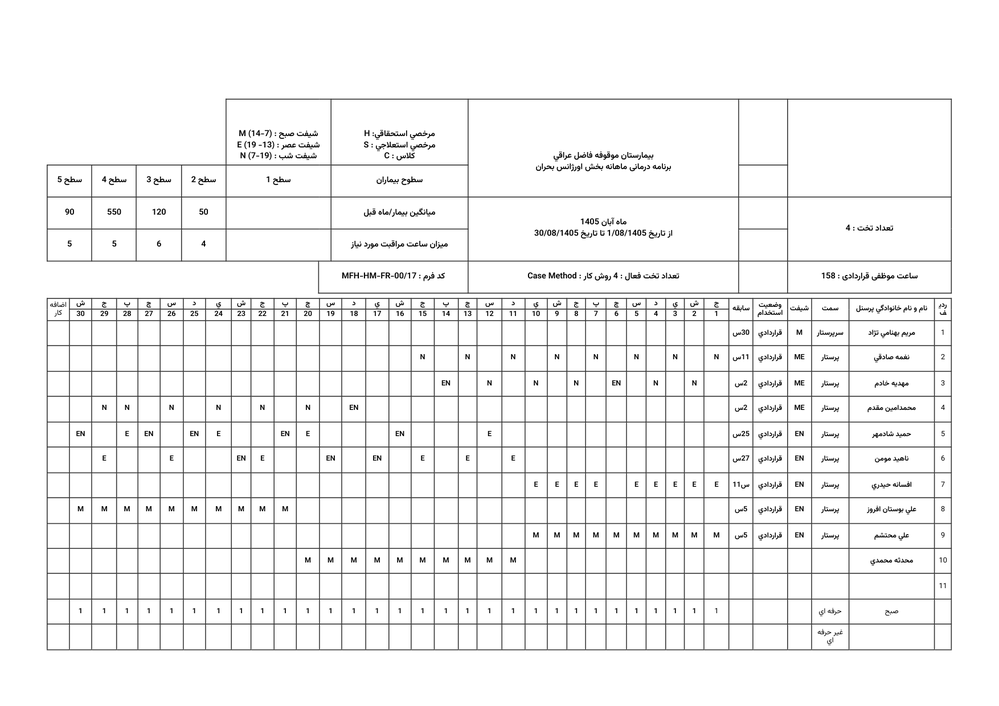
#> input picture deliverables/تصویر-اورژانس-بحران-صفحه-1.png, 999 x 706 px, shrunk from 1754 x 1240 before the run
$ python ruler.py '../deliverables/تصویر-اورژانس-بحران-صفحه-1.png' '../deliverables/تصویر-اورژانس-بحران-صفحه-2.png'
#> lines starting #> are read from the running program, lines starting #| are printed output that depends on the picture
from PIL import Image, ImageDraw
import sys

src, out = sys.argv[1], sys.argv[2]
im = Image.open(src).convert('RGB')
#> im is the input picture: PIL image 999x706 RGB; min 0, max 255, mean 242.7
d = ImageDraw.Draw(im)
w, h = im.size
#> w = 999; h = 706
for x in range(0, w, 50):
    d.line([(x, 0), (x, h)], fill=(255, 0, 0), width=1)
    d.text((x + 2, 2), str(x), fill=(255, 0, 0))
for y in range(0, h, 50):
    d.line([(0, y), (w, y)], fill=(0, 128, 255), width=1)
    d.text((2, y + 1), str(y), fill=(0, 128, 255))
im.save(out)
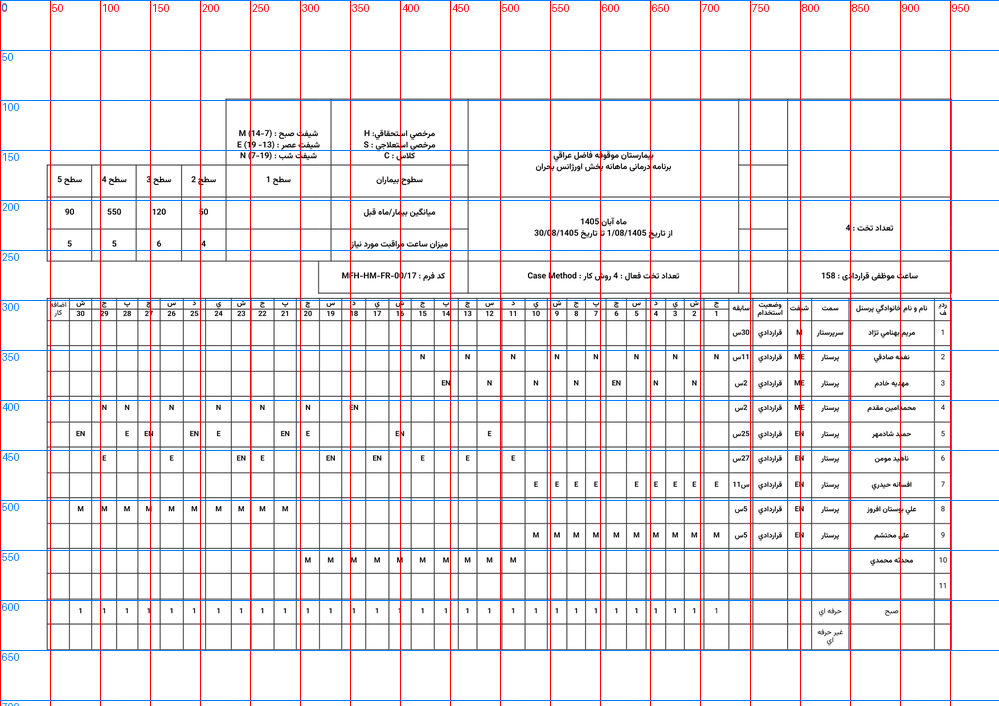
#> saved as تصویر-اورژانس-بحران-صفحه-2.png: PIL image 999x706 RGB; mean R, G, B 237.5, 235, 237.8
print(out, im.size)
#| ../deliverables/تصویر-اورژانس-بحران-صفحه-2.png (999, 706)

$ run again, on deliverables/تصویر-کد-۵۵-صفحه-1.png
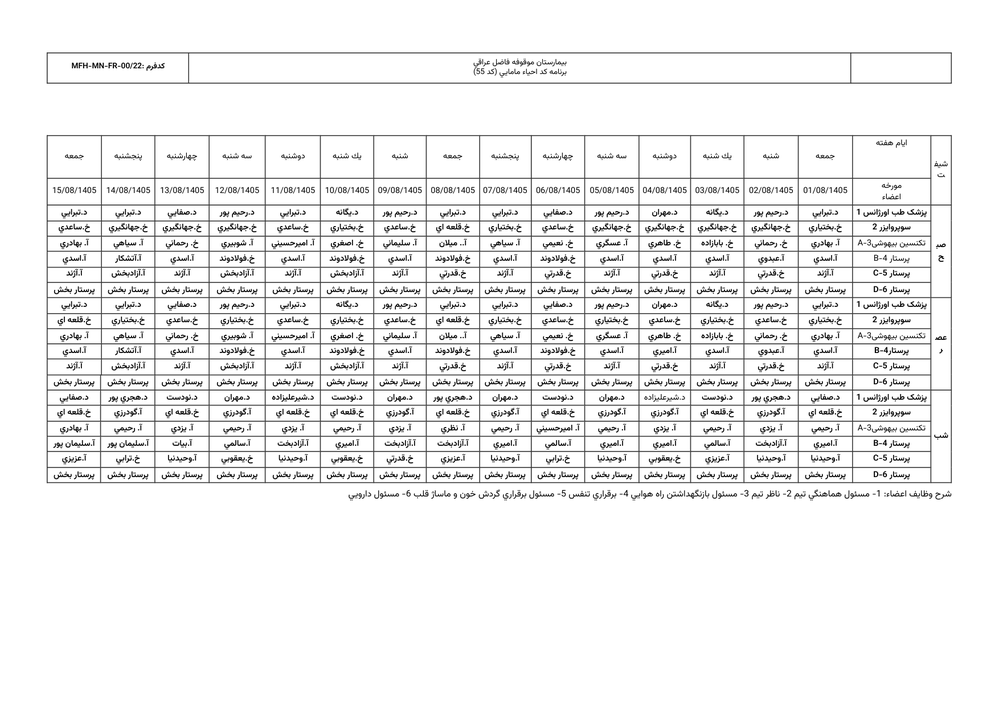
#> input picture deliverables/تصویر-کد-۵۵-صفحه-1.png, 999 x 706 px, shrunk from 1754 x 1240 before the run
#> im is the input picture: PIL image 999x706 RGB; min 0, max 255, mean 239.3
#> `im.save(out)`:
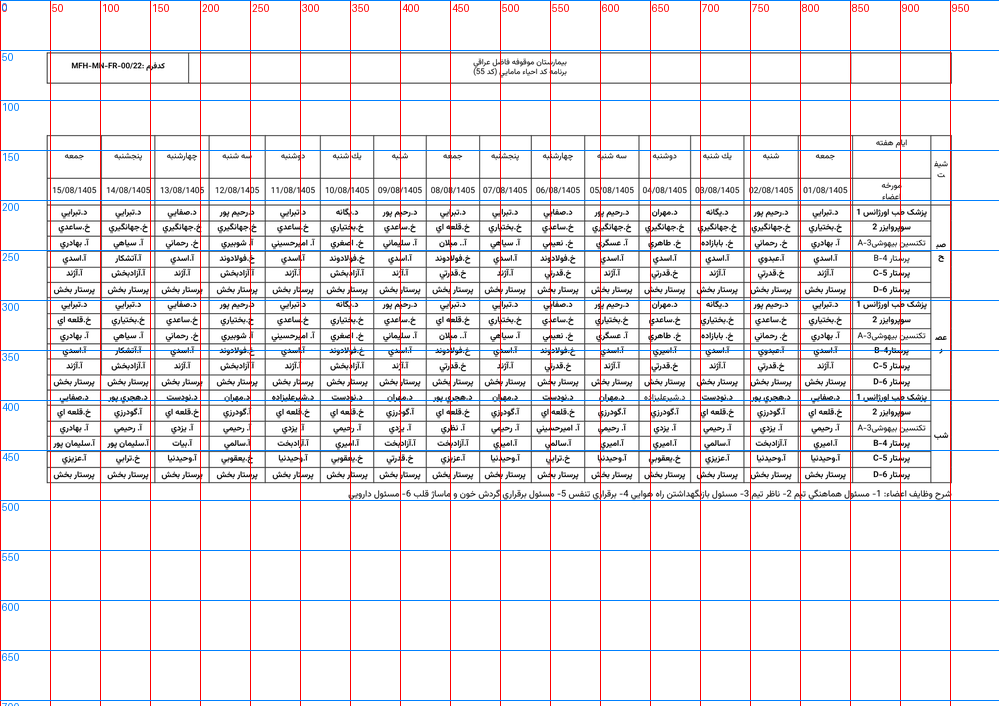
#> saved as تصویر-کد-۵۵-صفحه-1.png: PIL image 999x706 RGB; mean R, G, B 234.2, 231.7, 234.6
#| ../deliverables/تصویر-کد-۵۵-صفحه-1.png (999, 706)

$ run again, on deliverables/تصویر-کد-۵۵-صفحه-2.png
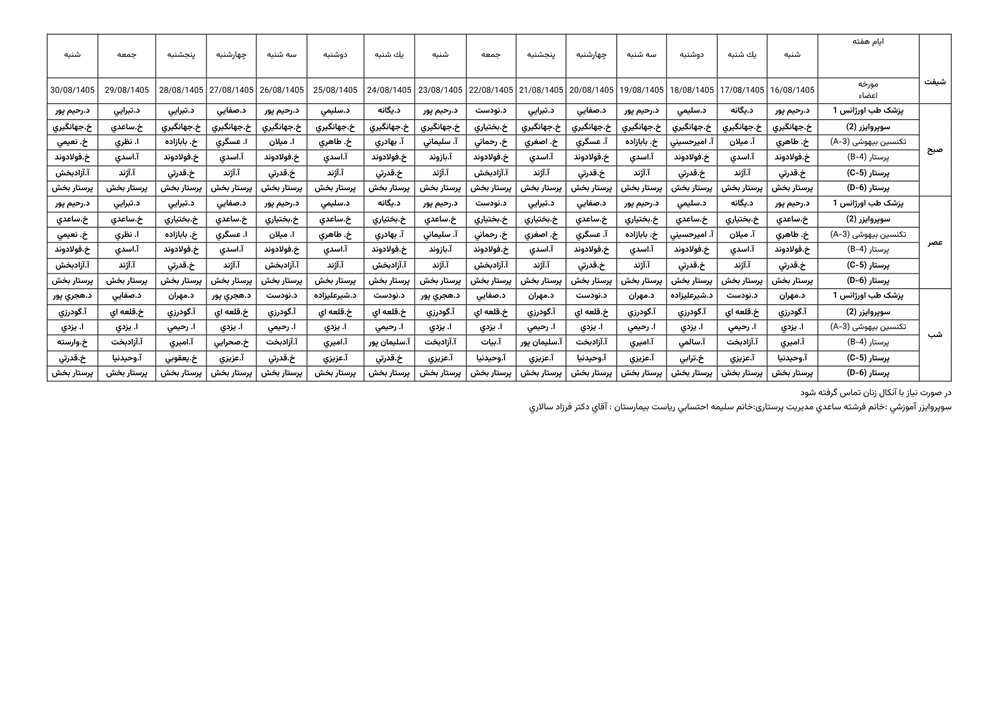
#> input picture deliverables/تصویر-کد-۵۵-صفحه-2.png, 999 x 706 px, shrunk from 1754 x 1240 before the run
#> im is the input picture: PIL image 999x706 RGB; min 0, max 255, mean 239.9
#> `im.save(out)`:
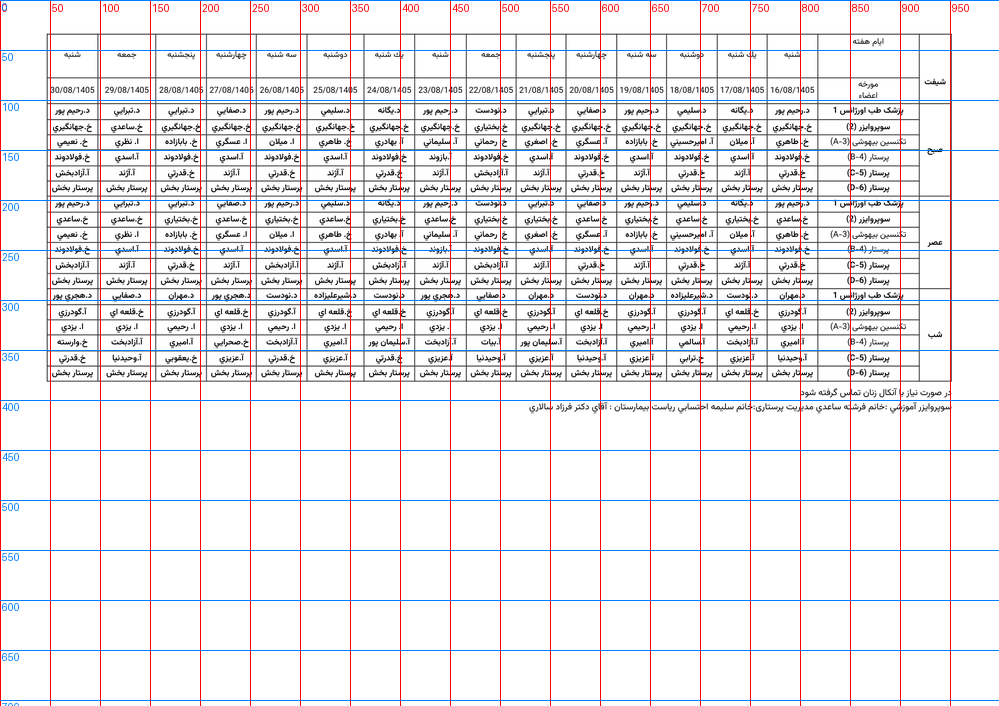
#> saved as تصویر-کد-۵۵-صفحه-2.png: PIL image 999x706 RGB; mean R, G, B 234.9, 232.4, 235.2
#| ../deliverables/تصویر-کد-۵۵-صفحه-2.png (999, 706)
